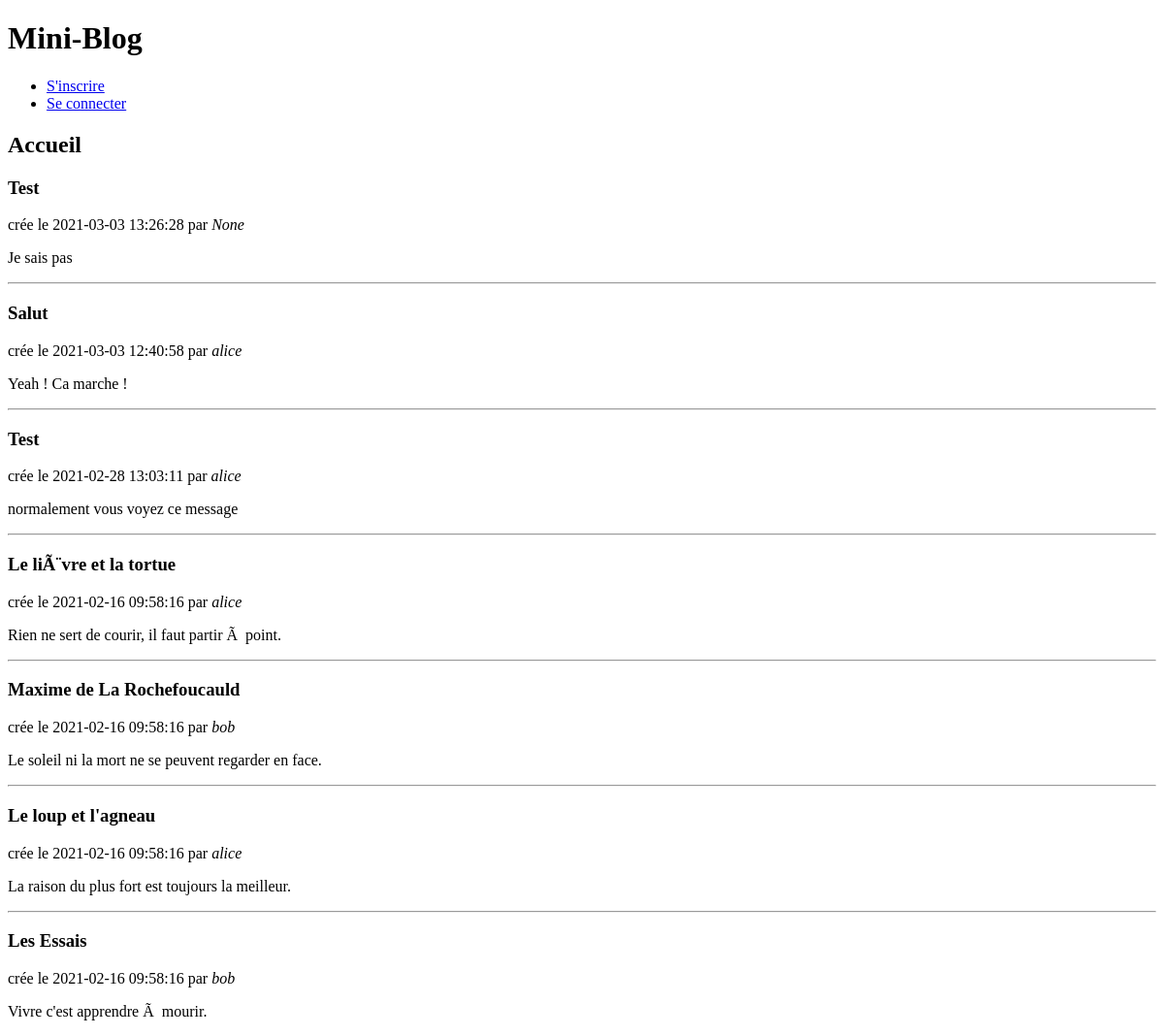
Before: / with the older database file.
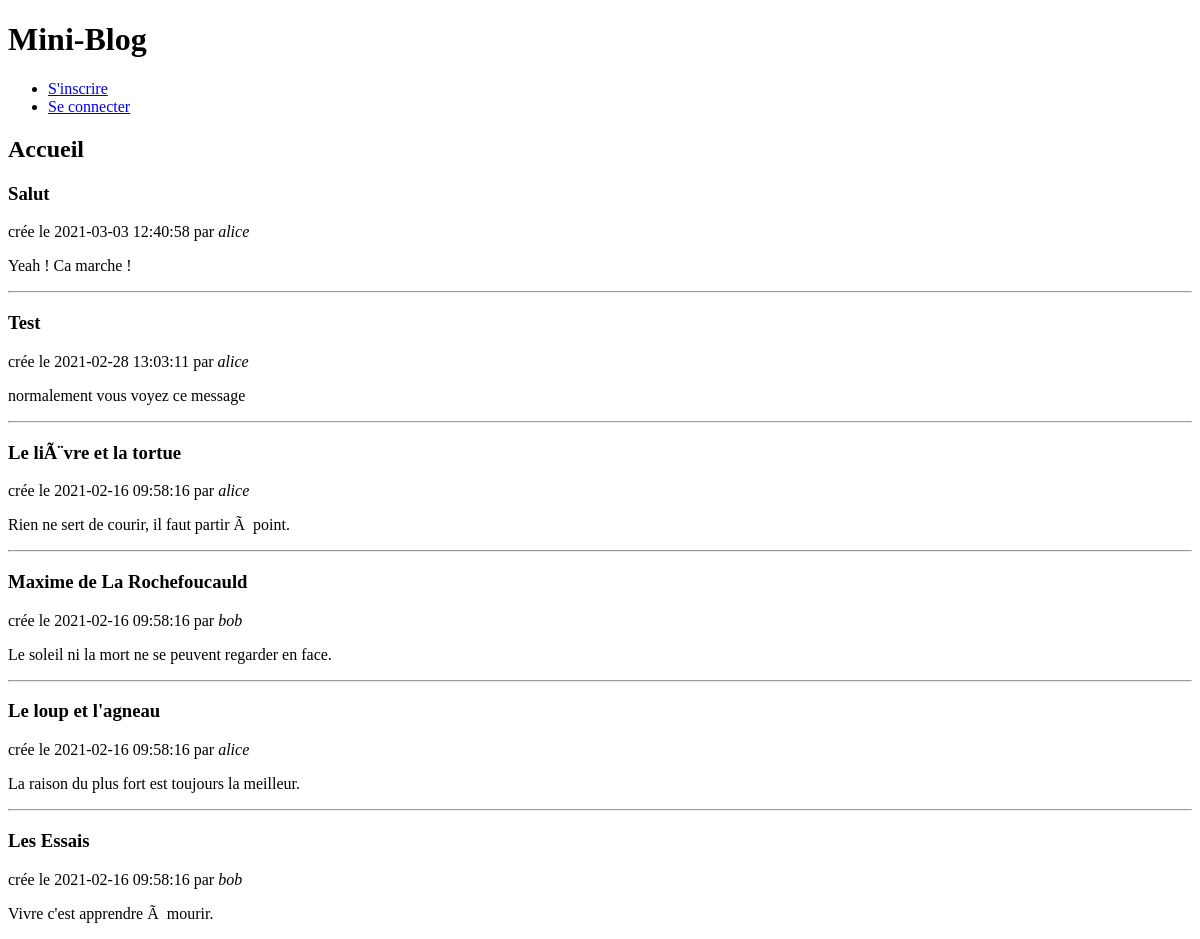
After: the same page with the newer database file.
### tables this page shows
CREATE TABLE articles ( -- post
  id        INTEGER     PRIMARY KEY AUTOINCREMENT,
  auteur_id INTEGER     NOT NULL REFERENCES membres (id),
  cree_le   TIMESTAMP   NOT NULL DEFAULT CURRENT_TIMESTAMP,
  titre     VARCHAR(50) NOT NULL,
  contenu   TEXT        NOT NULL
);

CREATE TABLE membres ( -- user
  id    INTEGER         PRIMARY KEY AUTOINCREMENT,
  login VARCHAR(20)     UNIQUE NOT NULL,
  mdp   VARCHAR(100)    NOT NULL
);

### app.py (the view)
@app.route('/', methods=["GET", "POST"])
def accueil():
    return render_template('accueil.html', articles=db.recuperer_articles())

### outils/data_base.py (called while the page is built)
    def recuperer_articles(self):  # renvoie une liste de tuples
        self.conn = sql.connect(self.dir)
        with self.conn as c:
            curs = c.execute(
                """SELECT articles.id AS id_article, login, cree_le, titre, contenu
                    FROM membres JOIN articles
                    ON membres.id = articles.auteur_id
                    ORDER BY articles.cree_le DESC
                """
            )
            return curs.fetchall()

### templates/accueil.html (shortened to what this page needs)
{% extends 'base.html' %}
{% block entete %}
  <h1>{% block titre %}Accueil{% endblock %}</h1>
{% endblock %}
{% block contenu %}
    {% for article_id, login, cree_le, titre, contenu in articles %}
        <article>
          <head>
            <h1>{{ titre }}</h1>
            <aside>
              crée le {{ cree_le }} par <em>{{ login }}</em>
            </aside>
          </head>
          <p class="contenu">{{ contenu }}</p>
          {% if not loop.last %}
          <hr/>
          {% endif %}
        </article>
    {% endfor %}
{% endblock %}

### templates/base.html (shortened to what this page needs)
<!doctype html>
<html>
  <head>
    {% include 'head.html' %}
  </head>
  <body>
    <section>
      <header>
        {% block entete %}{% endblock %}
      </header>
      {% block contenu %}{% endblock %}
    </section>
  </body>
</html>

### templates/head.html
<h1>Mini-Blog</h1>
<ul>
{% if 'login' in session %}
  <li><span>{{ session['login'] }}</span>
  <li><a href="{{ url_for('logout') }}">Se déconnecter</a>
{% else %}
  <li><a href="{{ url_for('inscrire') }}">S'inscrire</a>
  <li><a href="{{ url_for('login') }}">Se connecter</a>
{% endif %}
</ul>

Changed rows visible on the page:
removed articles: titre "Test", cree_le "2021-03-03 13:26:28", login "None", contenu "Je sais pas"
